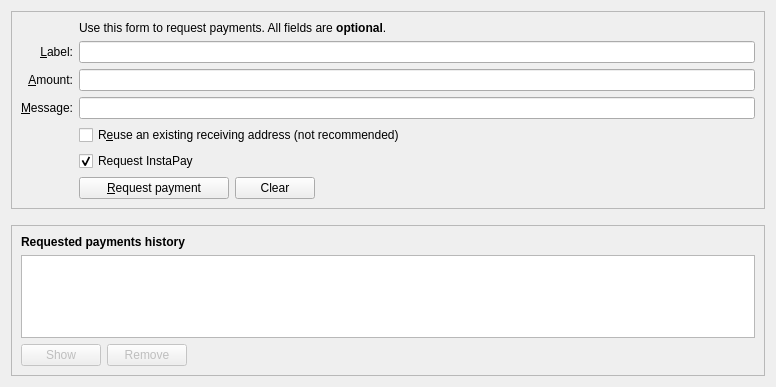
<?xml version="1.0" encoding="UTF-8"?>
<ui version="4.0">
 <class>ReceiveCoinsDialog</class>
 <widget class="QWidget" name="ReceiveCoinsDialog">
  <property name="geometry">
   <rect>
    <x>0</x>
    <y>0</y>
    <width>776</width>
    <height>387</height>
   </rect>
  </property>
  <layout class="QVBoxLayout" name="verticalLayout" stretch="0,0,1">
   <item>
    <widget class="QFrame" name="frame2">
     <property name="sizePolicy">
      <sizepolicy hsizetype="Preferred" vsizetype="Expanding">
       <horstretch>0</horstretch>
       <verstretch>0</verstretch>
      </sizepolicy>
     </property>
     <property name="frameShape">
      <enum>QFrame::StyledPanel</enum>
     </property>
     <property name="frameShadow">
      <enum>QFrame::Sunken</enum>
     </property>
     <layout class="QVBoxLayout" name="verticalLayout_3">
      <item>
       <layout class="QGridLayout" name="gridLayout">
        <item row="7" column="2">
         <widget class="QCheckBox" name="reuseAddress">
          <property name="toolTip">
           <string>Reuse one of the previously used receiving addresses.&lt;br&gt;Reusing addresses has security and privacy issues.&lt;br&gt;Do not use this unless re-generating a payment request made before.</string>
          </property>
          <property name="text">
           <string>R&amp;euse an existing receiving address (not recommended)</string>
          </property>
         </widget>
        </item>
        <item row="7" column="0">
         <widget class="QLabel" name="label_4">
          <property name="text">
           <string/>
          </property>
         </widget>
        </item>
        <item row="6" column="0">
         <widget class="QLabel" name="label_3">
          <property name="toolTip">
           <string>An optional message to attach to the payment request, which will be displayed when the request is opened. Note: The message will not be sent with the payment over the FOL network.</string>
          </property>
          <property name="text">
           <string>&amp;Message:</string>
          </property>
          <property name="alignment">
           <set>Qt::AlignRight|Qt::AlignTrailing|Qt::AlignVCenter</set>
          </property>
          <property name="buddy">
           <cstring>reqMessage</cstring>
          </property>
         </widget>
        </item>
        <item row="4" column="2">
         <widget class="QLineEdit" name="reqLabel">
          <property name="toolTip">
           <string>An optional label to associate with the new receiving address.</string>
          </property>
         </widget>
        </item>
        <item row="6" column="2">
         <widget class="QLineEdit" name="reqMessage">
          <property name="toolTip">
           <string>An optional message to attach to the payment request, which will be displayed when the request is opened.&lt;br&gt;Note: The message will not be sent with the payment over the FOL network.</string>
          </property>
         </widget>
        </item>
        <item row="2" column="2">
         <widget class="QLabel" name="label_5">
          <property name="text">
           <string>Use this form to request payments. All fields are &lt;b&gt;optional&lt;/b&gt;.</string>
          </property>
         </widget>
        </item>
        <item row="4" column="0">
         <widget class="QLabel" name="label_2">
          <property name="toolTip">
           <string>An optional label to associate with the new receiving address.</string>
          </property>
          <property name="text">
           <string>&amp;Label:</string>
          </property>
          <property name="alignment">
           <set>Qt::AlignRight|Qt::AlignTrailing|Qt::AlignVCenter</set>
          </property>
          <property name="buddy">
           <cstring>reqLabel</cstring>
          </property>
         </widget>
        </item>
        <item row="5" column="0">
         <widget class="QLabel" name="label">
          <property name="toolTip">
           <string>An optional amount to request. Leave this empty or zero to not request a specific amount.</string>
          </property>
          <property name="text">
           <string>&amp;Amount:</string>
          </property>
          <property name="alignment">
           <set>Qt::AlignRight|Qt::AlignTrailing|Qt::AlignVCenter</set>
          </property>
          <property name="buddy">
           <cstring>reqAmount</cstring>
          </property>
         </widget>
        </item>
        <item row="5" column="2">
         <widget class="BitcoinAmountField" name="reqAmount">
          <property name="minimumSize">
           <size>
            <width>80</width>
            <height>0</height>
           </size>
          </property>
          <property name="toolTip">
           <string>An optional amount to request. Leave this empty or zero to not request a specific amount.</string>
          </property>
         </widget>
        </item>
        <item row="9" column="2">
         <layout class="QHBoxLayout" name="horizontalLayout">
          <item>
           <widget class="QPushButton" name="receiveButton">
            <property name="minimumSize">
             <size>
              <width>150</width>
              <height>0</height>
             </size>
            </property>
            <property name="text">
             <string>&amp;Request payment</string>
            </property>
           </widget>
          </item>
          <item>
           <widget class="QPushButton" name="clearButton">
            <property name="sizePolicy">
             <sizepolicy hsizetype="Minimum" vsizetype="Fixed">
              <horstretch>0</horstretch>
              <verstretch>0</verstretch>
             </sizepolicy>
            </property>
            <property name="toolTip">
             <string>Clear all fields of the form.</string>
            </property>
            <property name="text">
             <string>Clear</string>
            </property>
            <property name="autoDefault">
             <bool>false</bool>
            </property>
           </widget>
          </item>
          <item>
           <spacer name="horizontalSpacer">
            <property name="orientation">
             <enum>Qt::Horizontal</enum>
            </property>
            <property name="sizeHint" stdset="0">
             <size>
              <width>40</width>
              <height>20</height>
             </size>
            </property>
           </spacer>
          </item>
         </layout>
        </item>
        <item row="9" column="0">
         <widget class="QLabel" name="label_7">
          <property name="text">
           <string/>
          </property>
         </widget>
        </item>
        <item row="8" column="2">
         <widget class="QCheckBox" name="checkUseInstaPay">
          <property name="text">
           <string>Request InstaPay</string>
          </property>
          <property name="checked">
           <bool>true</bool>
          </property>
         </widget>
        </item>
       </layout>
      </item>
     </layout>
    </widget>
   </item>
   <item>
    <spacer name="verticalSpacer_2">
     <property name="orientation">
      <enum>Qt::Vertical</enum>
     </property>
     <property name="sizeHint" stdset="0">
      <size>
       <width>20</width>
       <height>10</height>
      </size>
     </property>
    </spacer>
   </item>
   <item>
    <widget class="QFrame" name="frame">
     <property name="sizePolicy">
      <sizepolicy hsizetype="Preferred" vsizetype="Expanding">
       <horstretch>0</horstretch>
       <verstretch>0</verstretch>
      </sizepolicy>
     </property>
     <property name="frameShape">
      <enum>QFrame::StyledPanel</enum>
     </property>
     <property name="frameShadow">
      <enum>QFrame::Raised</enum>
     </property>
     <layout class="QVBoxLayout" name="verticalLayout_2">
      <item>
       <widget class="QLabel" name="label_6">
        <property name="font">
         <font>
          <weight>75</weight>
          <bold>true</bold>
         </font>
        </property>
        <property name="text">
         <string>Requested payments history</string>
        </property>
       </widget>
      </item>
      <item>
       <widget class="QTableView" name="recentRequestsView">
        <property name="contextMenuPolicy">
         <enum>Qt::CustomContextMenu</enum>
        </property>
        <property name="tabKeyNavigation">
         <bool>false</bool>
        </property>
        <property name="sortingEnabled">
         <bool>true</bool>
        </property>
       </widget>
      </item>
      <item>
       <layout class="QHBoxLayout" name="horizontalLayout_2">
        <item>
         <widget class="QPushButton" name="showRequestButton">
          <property name="enabled">
           <bool>false</bool>
          </property>
          <property name="toolTip">
           <string>Show the selected request (does the same as double clicking an entry)</string>
          </property>
          <property name="text">
           <string>Show</string>
          </property>
          <property name="autoDefault">
           <bool>false</bool>
          </property>
         </widget>
        </item>
        <item>
         <widget class="QPushButton" name="removeRequestButton">
          <property name="enabled">
           <bool>false</bool>
          </property>
          <property name="toolTip">
           <string>Remove the selected entries from the list</string>
          </property>
          <property name="text">
           <string>Remove</string>
          </property>
          <property name="autoDefault">
           <bool>false</bool>
          </property>
         </widget>
        </item>
        <item>
         <spacer name="horizontalSpacer_2">
          <property name="orientation">
           <enum>Qt::Horizontal</enum>
          </property>
          <property name="sizeHint" stdset="0">
           <size>
            <width>40</width>
            <height>20</height>
           </size>
          </property>
         </spacer>
        </item>
       </layout>
      </item>
     </layout>
    </widget>
   </item>
  </layout>
 </widget>
 <customwidgets>
  <customwidget>
   <class>BitcoinAmountField</class>
   <extends>QLineEdit</extends>
   <header>bitcoinamountfield.h</header>
   <container>1</container>
  </customwidget>
 </customwidgets>
 <tabstops>
  <tabstop>reqLabel</tabstop>
  <tabstop>reqAmount</tabstop>
  <tabstop>reqMessage</tabstop>
  <tabstop>reuseAddress</tabstop>
  <tabstop>receiveButton</tabstop>
  <tabstop>clearButton</tabstop>
  <tabstop>recentRequestsView</tabstop>
  <tabstop>showRequestButton</tabstop>
  <tabstop>removeRequestButton</tabstop>
 </tabstops>
 <resources>
  <include location="../fol.qrc"/>
 </resources>
 <connections/>
</ui>
